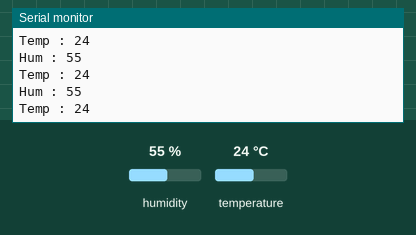
Recording of a sketch running on a simulated ESP8266 (NodeMCU). On the bench: the last lines printed to the serial monitor. The inputs (shaded band) are chosen by the test bench; at power-on: humidity 55 %, temperature 24 °C.

Above: at 2.8 s.
2.9 s: humidity set to 22 %
At 4.8 s:
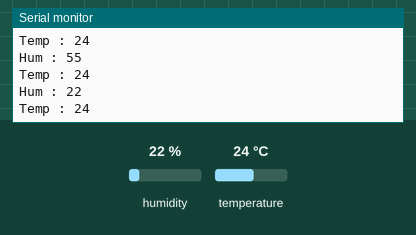
5.6 s: temperature set to 12 °C
At 6.5 s:
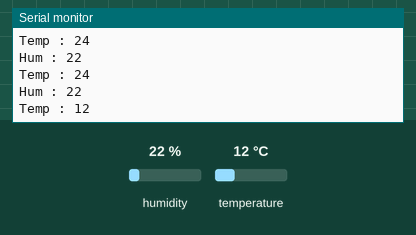
8.3 s: humidity set to 40 %
At 9.8 s:
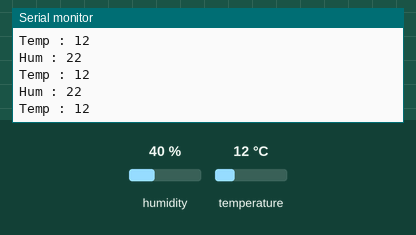
Timing chart, 0 to 11.3 s (numbered marks = the images above; inputs shaded):
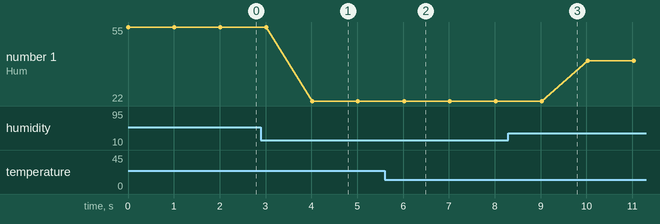

Measured:
- after the input at 2.9 s, the serial monitor: prints a new line after 1.1 s (image 1)
- after the input at 5.6 s, the serial monitor: prints a new line after 0.42 s (image 2)
- plotted number 1: 55 → 22 after the input at 2.9 s, 22 → 40 after the input at 8.3 s

The sketch:

DHT11.ino
```cpp
#include <ESP8266WiFi.h>
#include "DHT.h"

#define DHT11PIN 16  //D0
DHT dht;

int humidity;
int temperature;

void setup(){
  Serial.begin(9600);
  dht.setup(DHT11PIN);
}

void loop(){
  humidity = dht.getHumidity();/* Get humidity value */
  temperature = dht.getTemperature();/* Get temperature value */
  if (!isnan(humidity) || !isnan(temperature)) {
      Serial.print("Hum : ");
      Serial.println(humidity, 1);
      Serial.print("Temp : ");
      Serial.println(temperature, 1);
    }
    delay(1000);
}
```
